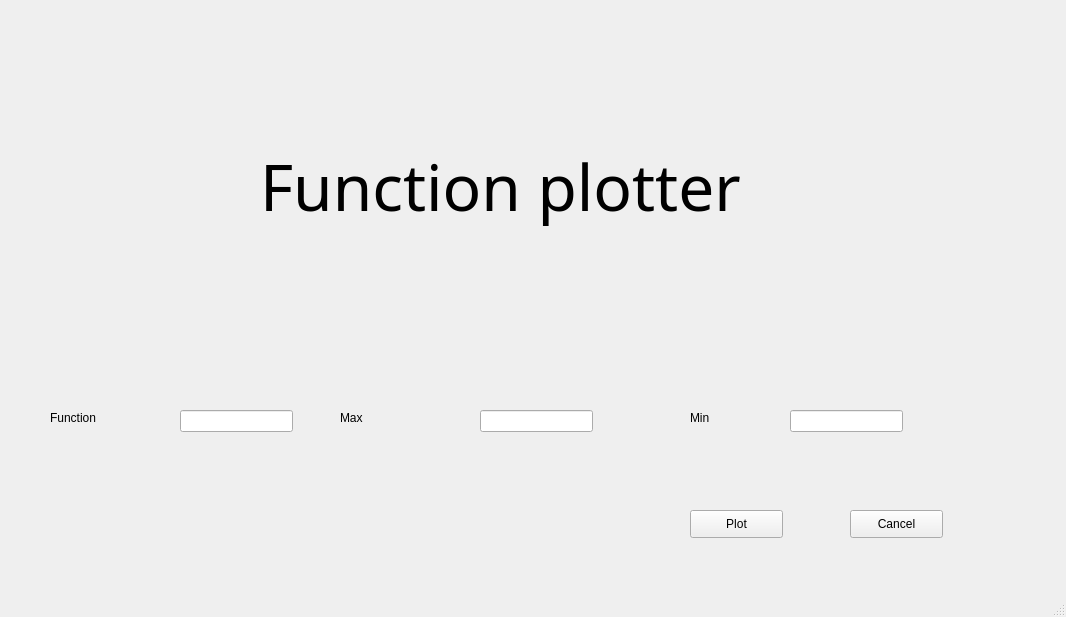
<?xml version="1.0" encoding="UTF-8"?>
<ui version="4.0">
 <class>MainWindow</class>
 <widget class="QMainWindow" name="MainWindow">
  <property name="geometry">
   <rect>
    <x>0</x>
    <y>0</y>
    <width>1066</width>
    <height>617</height>
   </rect>
  </property>
  <property name="windowTitle">
   <string>Function Plotter</string>
  </property>
  <widget class="QWidget" name="centralwidget">
   <widget class="QPushButton" name="pushButton">
    <property name="geometry">
     <rect>
      <x>690</x>
      <y>510</y>
      <width>93</width>
      <height>28</height>
     </rect>
    </property>
    <property name="text">
     <string>Plot</string>
    </property>
   </widget>
   <widget class="QPushButton" name="pushButton_2">
    <property name="geometry">
     <rect>
      <x>850</x>
      <y>510</y>
      <width>93</width>
      <height>28</height>
     </rect>
    </property>
    <property name="text">
     <string>Cancel</string>
    </property>
   </widget>
   <widget class="QLineEdit" name="lineEdit">
    <property name="geometry">
     <rect>
      <x>180</x>
      <y>410</y>
      <width>113</width>
      <height>22</height>
     </rect>
    </property>
   </widget>
   <widget class="QLabel" name="label">
    <property name="geometry">
     <rect>
      <x>50</x>
      <y>410</y>
      <width>55</width>
      <height>16</height>
     </rect>
    </property>
    <property name="text">
     <string>Function</string>
    </property>
   </widget>
   <widget class="QLineEdit" name="lineEdit_2">
    <property name="geometry">
     <rect>
      <x>480</x>
      <y>410</y>
      <width>113</width>
      <height>22</height>
     </rect>
    </property>
   </widget>
   <widget class="QLabel" name="label_2">
    <property name="geometry">
     <rect>
      <x>340</x>
      <y>410</y>
      <width>55</width>
      <height>16</height>
     </rect>
    </property>
    <property name="text">
     <string>Max</string>
    </property>
   </widget>
   <widget class="QLabel" name="label_3">
    <property name="geometry">
     <rect>
      <x>690</x>
      <y>410</y>
      <width>55</width>
      <height>16</height>
     </rect>
    </property>
    <property name="text">
     <string>Min</string>
    </property>
   </widget>
   <widget class="QLineEdit" name="lineEdit_3">
    <property name="geometry">
     <rect>
      <x>790</x>
      <y>410</y>
      <width>113</width>
      <height>22</height>
     </rect>
    </property>
   </widget>
   <widget class="QLabel" name="label_4">
    <property name="geometry">
     <rect>
      <x>260</x>
      <y>100</y>
      <width>501</width>
      <height>171</height>
     </rect>
    </property>
    <property name="font">
     <font>
      <family>Tw Cen MT Condensed Extra Bold</family>
      <pointsize>48</pointsize>
     </font>
    </property>
    <property name="text">
     <string>Function plotter</string>
    </property>
   </widget>
   <widget class="QPushButton" name="pushButton_3">
    <property name="geometry">
     <rect>
      <x>1560</x>
      <y>1080</y>
      <width>93</width>
      <height>28</height>
     </rect>
    </property>
    <property name="text">
     <string>Plot</string>
    </property>
   </widget>
   <widget class="QLabel" name="label_5">
    <property name="geometry">
     <rect>
      <x>1050</x>
      <y>950</y>
      <width>55</width>
      <height>16</height>
     </rect>
    </property>
    <property name="text">
     <string>Function</string>
    </property>
   </widget>
   <widget class="QLabel" name="label_6">
    <property name="geometry">
     <rect>
      <x>1630</x>
      <y>950</y>
      <width>55</width>
      <height>20</height>
     </rect>
    </property>
    <property name="text">
     <string>Min</string>
    </property>
   </widget>
   <widget class="QPushButton" name="pushButton_4">
    <property name="geometry">
     <rect>
      <x>1730</x>
      <y>1080</y>
      <width>93</width>
      <height>28</height>
     </rect>
    </property>
    <property name="text">
     <string>Cancel</string>
    </property>
   </widget>
   <widget class="QLineEdit" name="lineEdit_4">
    <property name="geometry">
     <rect>
      <x>1430</x>
      <y>950</y>
      <width>113</width>
      <height>22</height>
     </rect>
    </property>
   </widget>
   <widget class="QLineEdit" name="lineEdit_5">
    <property name="geometry">
     <rect>
      <x>1730</x>
      <y>950</y>
      <width>113</width>
      <height>22</height>
     </rect>
    </property>
   </widget>
   <widget class="QLineEdit" name="lineEdit_6">
    <property name="geometry">
     <rect>
      <x>1150</x>
      <y>950</y>
      <width>113</width>
      <height>22</height>
     </rect>
    </property>
   </widget>
   <widget class="QLabel" name="label_7">
    <property name="geometry">
     <rect>
      <x>1330</x>
      <y>950</y>
      <width>55</width>
      <height>16</height>
     </rect>
    </property>
    <property name="text">
     <string>Max</string>
    </property>
   </widget>
   <widget class="QLabel" name="label_8">
    <property name="geometry">
     <rect>
      <x>1250</x>
      <y>800</y>
      <width>531</width>
      <height>81</height>
     </rect>
    </property>
    <property name="font">
     <font>
      <family>Tw Cen MT Condensed Extra Bold</family>
      <pointsize>48</pointsize>
     </font>
    </property>
    <property name="text">
     <string>Function plotter</string>
    </property>
   </widget>
  </widget>
  <widget class="QMenuBar" name="menubar">
   <property name="geometry">
    <rect>
     <x>0</x>
     <y>0</y>
     <width>1066</width>
     <height>26</height>
    </rect>
   </property>
  </widget>
  <widget class="QStatusBar" name="statusbar"/>
 </widget>
 <resources/>
 <connections/>
</ui>
